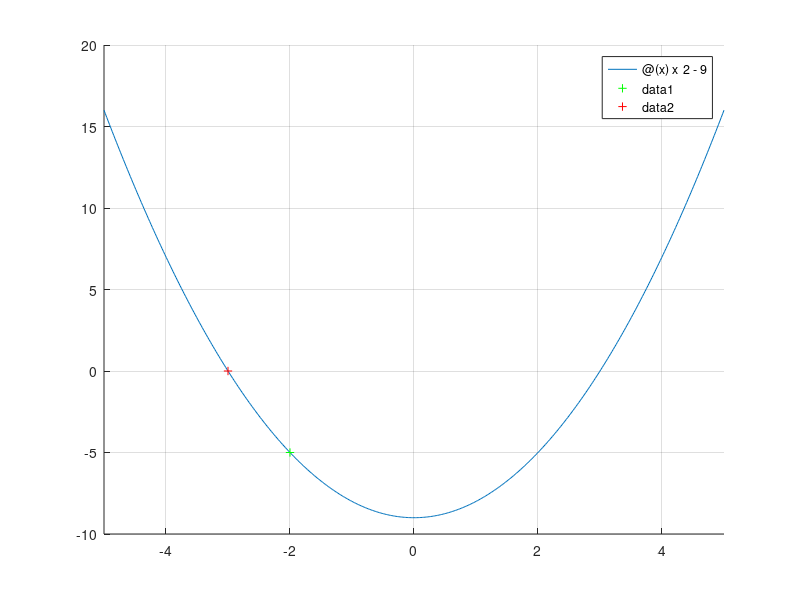

This chart was generated by the following MATLAB code:
% (c)2021 Hien PHAN.
clc;
clear;
clf;

f = @(x) x^2 - 9;


x0 = -2;
options = optimset('Display','iter'); % Show iterations
x = fzero(f,x0,options)

hold on
grid on
fplot(f)
plot(x0, f(x0), 'g+')
plot(x, f(x), 'r+')
hold off
